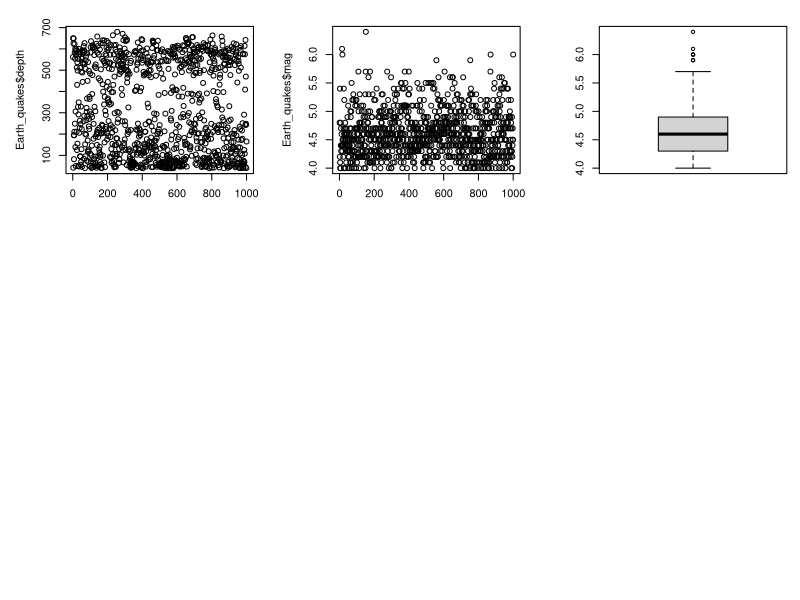

Generate this figure with R: (Note: this script raises an error after producing the figure.)

# Home work
# Earth_quakes Data set
Earth_quakes = datasets::quakes

# top 10 rows and last 10 rows
head(quakes,10)
tail(quakes,10)


# Summary
summary(quakes)



par(mfrow=c(3,3),mar=c(2,5,2,1),las=0,bty="o")
# Plots
plot(Earth_quakes$depth)
plot(Earth_quakes$mag)



boxplot(Earth_quakes$mag)

# variance
var(Earth_quakes)

# Standard deviation
sd(Earth_quakes$lat,na.rm = T) #,na.rm = T --> remove NA values

# skewness
# Package install -->  EnvStats for Skewness and kurtosis
skewness(Earth_quakes$lat,na.rm = T)

# kurtosis
kurtosis(Earth_quakes$depth)
